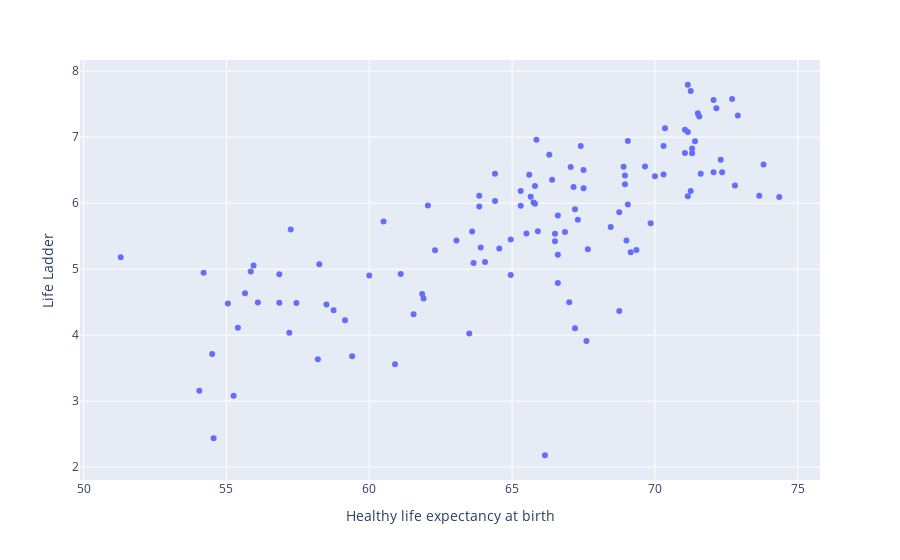

The code cell stored with this chart in its notebook:
### Markdown cell above
Wenn Sie die Maus über das Diagramm bewegen, werden zu jedem Punkt die x- und y-Werte angezeigt - praktisch. Noch besser wäre es, wenn wir zusätzlich zu jedem Punkt sehen würden, welches Land sich dahinter verbirgt. Dies können wir erreichen, indem wir dem Befehl `px.scatter` über das Argument `hover_name=` den Spaltennamen des DataFrames übergeben, der zu jedem Punkt den Namen des Landes enthält,hier also: `Country name`:

### Code cell
px.scatter(data_frame=whr_2021, x="Healthy life expectancy at birth", y="Life Ladder", hover_name="Country name")

### Figure 1 — Plotly figure (JSON) as saved in the notebook; plotly's stock layout.template omitted (floating-point values rounded to 4 significant figures)
{"data": [{"hovertemplate": "<b>%{hovertext}</b><br><br>Healthy life expectancy at birth=%{x}<br>Life Ladder=%{y}<extra></extra>", "hovertext": ["Afghanistan", "Albania", "Algeria", "Argentina", "Armenia", "Australia", "Austria", "Benin", "Bolivia", "Bosnia and Herzegovina", "Brazil", "Bulgaria", "Burkina Faso", "Cambodia", "Cameroon", "Canada", "Chile", "China", "Colombia", "Congo (Brazzaville)", "Costa Rica", "Croatia", "Cyprus", "Czechia", "Denmark", "Dominican Republic", "Ecuador", "Egypt", "El Salvador", "Estonia", "Finland", "France", "Gabon", "Georgia", "Germany", "Ghana", "Greece", "Guinea", "Honduras", "Hong Kong S.A.R. of China", "Hungary", "Iceland", "India", "Indonesia", "Iran", "Iraq", "Ireland", "Israel", "Italy", "Ivory Coast", "Jamaica", "Japan", "Jordan", "Kazakhstan", "Kenya", "Kosovo", "Kyrgyzstan", "Laos", "Latvia", "Lebanon", "Lithuania", "Malawi", "Mali", "Malta", "Mauritius", "Mexico", "Moldova", "Mongolia", "Morocco", "Mozambique", "Myanmar", "Namibia", "Nepal", "Netherlands", "New Zealand", "Nicaragua", "Nigeria", "North Macedonia", "Norway", "Pakistan", "Panama", "Paraguay", "Peru", "Philippines", "Poland", "Portugal", "Romania", "Russia", "Saudi Arabia", "Senegal", "Serbia", "Sierra Leone", "Singapore", "Slovakia", "Slovenia", "South Africa", "South Korea", "Spain", "Sri Lanka", "Sweden", "Switzerland", "Taiwan Province of China", "Tajikistan", "Tanzania", "Thailand", "Togo", "Tunisia", "Turkey", "Uganda", "Ukraine", "United Arab Emirates", "United Kingdom", "United States", "Uruguay", "Uzbekistan", "Venezuela", "Vietnam", "Zambia", "Zimbabwe"], "legendgroup": "", "marker": {"color": "#636efa", "symbol": "circle"}, "mode": "markers", "name": "", "orientation": "v", "showlegend": false, "type": "scatter", "x": [54.55, 69.15, 66.6, 67.2, 67.65, 71.05, 71.15, 56.1, 63.6, 67.3, 65.75, 66.5, 55.65, 61.9, 55.85, 71.4, 70.3, 68.75, 69.35, 56.85, 70, 68.95, 72.8, 69.05, 71.25, 64.4, 69, 63.5, 65.6, 69.65, 71.15, 72.3, 58.25, 64.95, 71.3, 58.75, 71.15, 54.2, 63.85, null, 67.5, 72.05, 60.9, 63.05, 66.6, 63.65, 71.3, 72.7, 72.05, 55.95, 66.6, 74.35, 67.6, 65.8, 58.5, null, 66.85, 61.1, 66.4, 66.15, 67.4, 58.2, 55.4, 71.6, 63.85, 65.8, 65.3, 60.5, 63.9, 51.3, 61.55, 56.85, 61.85, 71.55, 70.35, 65.65, 55.05, 66.5, 71.5, 57.45, 68.9, 65.9, 69.85, 62.05, 69.05, 71.25, 67.05, 64.95, 64.4, 60, 67.15, 54.5, 73.8, 68.95, 71.05, 57.25, 73.65, 72.35, 67.2, 72.15, 72.9, null, 62.3, 59.4, 68.45, 57.2, 67, 68.75, 59.15, 64.55, 66.3, 70.3, 65.85, 67.5, 65.3, 64.05, 65.5, 55.25, 54.05], "xaxis": "x", "y": [2.436, 5.255, 5.217, 5.908, 5.301, 7.112, 7.08, 4.493, 5.569, 5.749, 6.01, 5.422, 4.636, 4.555, 4.963, 6.939, 6.436, 5.863, 5.29, 4.921, 6.408, 6.287, 6.269, 6.942, 7.699, 6.031, 5.435, 4.026, 6.431, 6.554, 7.794, 6.656, 5.075, 4.911, 6.755, 4.378, 6.104, 4.945, 6.114, 5.322, 6.227, 7.565, 3.558, 5.433, 4.788, 5.094, 6.828, 7.578, 6.467, 5.056, 5.814, 6.091, 3.909, 6.26, 4.465, 6.648, 5.564, 4.927, 6.353, 2.179, 6.865, 3.635, 4.113, 6.444, 5.949, 5.991, 5.959, 5.721, 5.326, 5.178, 4.314, 4.491, 4.622, 7.314, 7.137, 6.095, 4.479, 5.535, 7.362, 4.487, 6.553, 5.576, 5.694, 5.965, 5.978, 6.183, 6.549, 5.448, 6.445, 4.903, 6.245, 3.714, 6.587, 6.419, 6.761, 5.599, 6.113, 6.47, 4.103, 7.439, 7.328, 6.247, 5.287, 3.681, 5.638, 4.037, 4.499, 4.367, 4.225, 5.311, 6.733, 6.867, 6.959, 6.502, 6.185, 5.108, 5.54, 3.082, 3.155], "yaxis": "y"}], "layout": {"autosize": true, "legend": {"tracegroupgap": 0}, "margin": {"t": 60}, "xaxis": {"anchor": "y", "autorange": true, "domain": [0, 1], "range": [49.88, 75.77], "title": {"text": "Healthy life expectancy at birth"}, "type": "linear"}, "yaxis": {"anchor": "x", "autorange": true, "domain": [0, 1], "range": [1.744, 8.229], "title": {"text": "Life Ladder"}, "type": "linear"}}}
